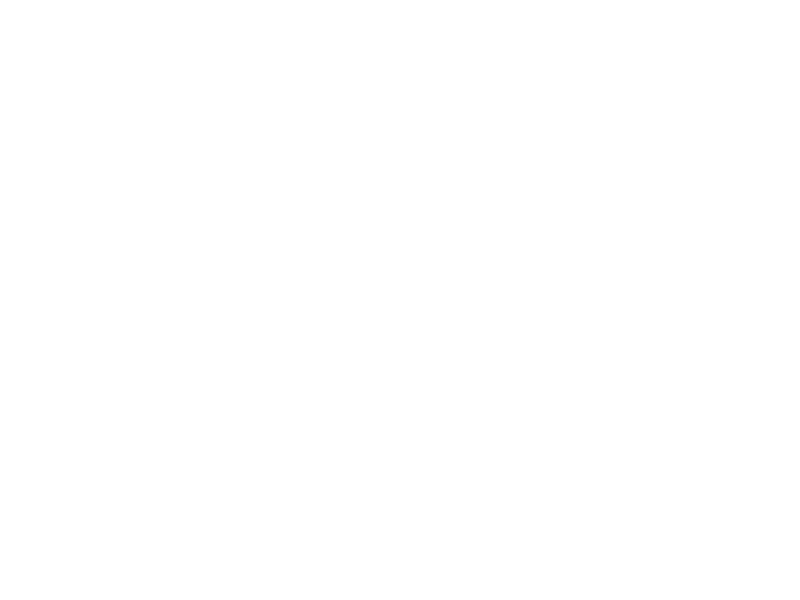
Frame 1 (no input)
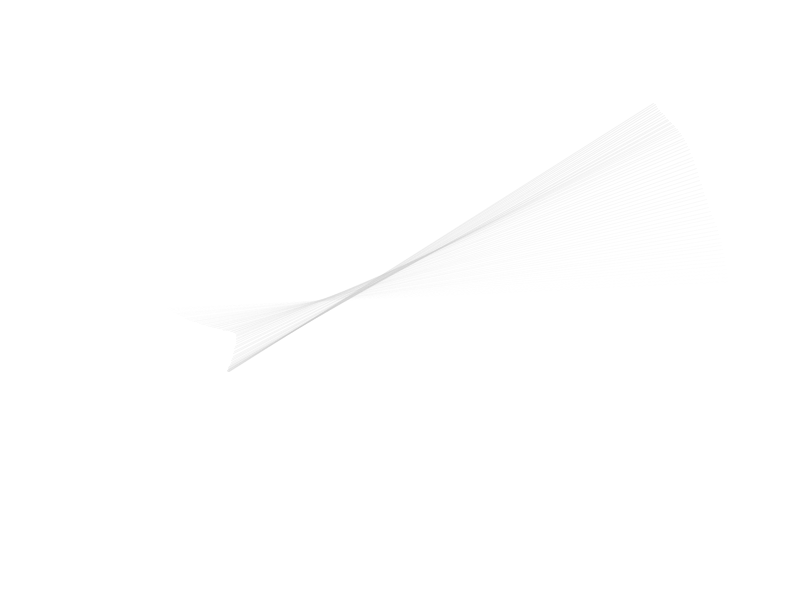
Frame 60 (the mouse pressed at the canvas centre just before this capture)
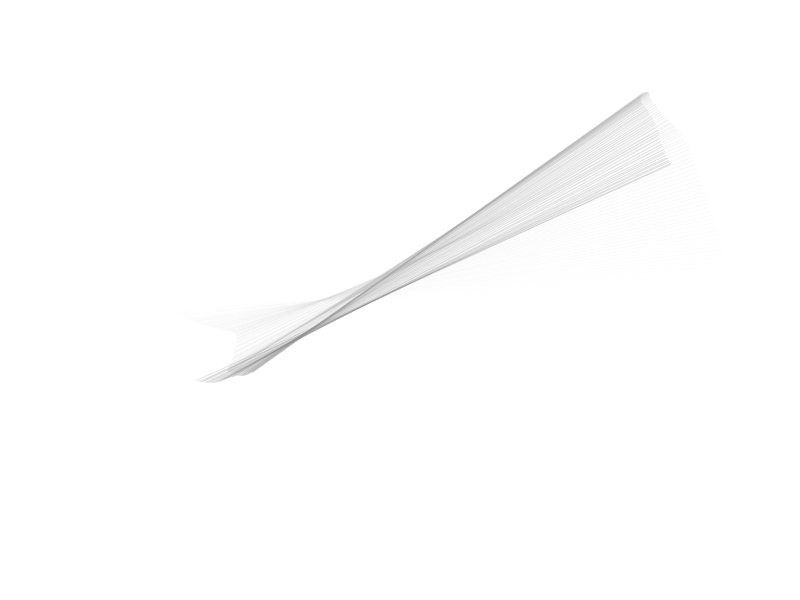
Frame 120 (the mouse held since frame 60 and released just before this capture)

The Processing sketch that drew these frames (run headless with seeded random() and noise(); from frame 60 on, the mouse is pressed at the canvas centre):

// Processing sketch: noise03
// ── noise03.pde
float _angnoise, _radiusnoise;
float _xnoise, _ynoise;
float _angle = -PI / 2;
float _radius;
float _strokeCol = 254;
int _strokeChange = -1;

void setup(){
    smooth();
    size(800, 600);
    noFill();
    background(255);

    _angnoise = random(10);
    _radiusnoise = random(10);
    _xnoise = random(10);
    _ynoise = random(10);
}

void draw() {
    _radiusnoise += 0.005;
    _radius = (noise(_radiusnoise) * 550) + 1;

    _angnoise += 0.005;
    _angle += (noise(_angnoise) * 6) - 3;
    if(_angle > 360) _angle -= 360;
    if(_angle < 0) _angle += 360;

    _xnoise += 0.01;
    _ynoise += 0.01;
    float centerX = width / 2 + (noise(_xnoise) * 100) - 50;
    float centerY = height / 2 + (noise(_ynoise) * 100) - 50;

    float rad = radians(_angle);
    float x1 = centerX + (_angle * cos(rad));
    float y1 = centerY + (_angle * sin(rad));

    float opprad = rad + PI;
    float x2 = centerX + (_radius * cos(opprad));
    float y2 = centerY + (_radius * sin(opprad));

    _strokeCol += _strokeChange;
    if(_strokeCol > 254) _strokeChange = -1;
    if(_strokeCol < 0) _strokeChange = 1;
    stroke(_strokeCol, 60);
    strokeWeight(1);
    line(x1, y1, x2, y2);
}
